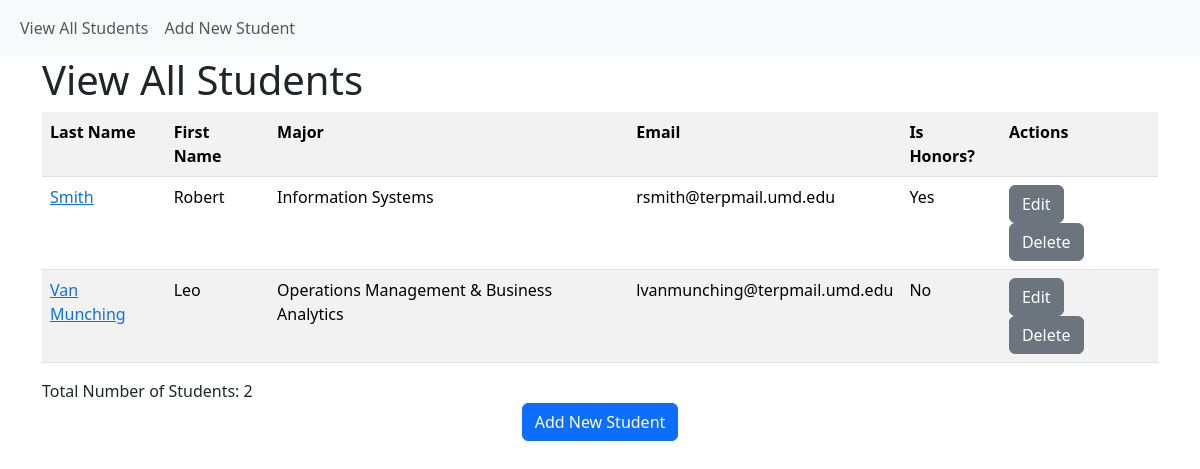
Screenshot of /student/view with the database file from the repository.
### instance/models.py (models this page shows, shortened)
class Student(db.Model):
    __tablename__ = "student"
    student_id = db.Column(db.Integer, primary_key=True)
    first_name = db.Column(db.String(30), nullable=False)
    last_name = db.Column(db.String(50), nullable=False)
    major_id = db.Column(db.Integer, db.ForeignKey('major.major_id'))
    birth_date = db.Column(db.DateTime, nullable=False)
    num_credits_completed = db.Column(db.Integer, nullable=False)
    gpa = db.Column(db.Float, nullable=False)
    is_honors = db.Column(db.Boolean, nullable=False)
    email = db.Column(db.String(100), nullable=False)  # ← ADDED

class Major(db.Model):
    __tablename__ = "major"
    major_id = db.Column(db.Integer, primary_key=True)
    major = db.Column(db.String(30), nullable=False)
    students = db.relationship('Student', backref='students')

### app.py (the view)
@app.route('/student/view')
def student_view_all():
    students = Student.query.outerjoin(Major, Student.major_id == Major.major_id) \
        .add_entity(Major) \
        .order_by(Student.last_name, Student.first_name) \
        .all()
    return render_template('student_view_all.html', students=students)

### templates/student_view_all.html (shortened to what this page needs)
{% extends "base.html" %}
{% block page_head %}
    View All Students
{% endblock %}
{% block page_content %}
    <div class="row">
    <div class="col">
    <table class="table table-striped">
        <tr>
            <th>Last Name</th>
            <th>First Name</th>
            <th>Major</th>
            <th>Email</th>
            <th>Is Honors?</th>
            <th>Actions</th>
        </tr>
        {% for each_student, each_major in students %}
        <tr>
            <td><a href="{{ url_for('student_view', student_id=each_student['student_id']) }}">{{ each_student['last_name'] }}</a></td>
            <td>{{ each_student['first_name'] }}</td>
            <td>{{ each_major['major'] }}</td>
            <td>{{ each_student['email'] }}</td>
            <td>{{ 'Yes' if each_student['is_honors'] == 1 else 'No' }}</td>
            <td>
                <a href="{{ url_for('student_edit', student_id=each_student['student_id']) }}" class="btn btn-secondary" role="button">Edit</a>
                <a href="{{ url_for('student_delete', student_id=each_student['student_id']) }}" class="btn btn-secondary" role="button">Delete</a>
            </td>
        </tr>
        {% endfor %}
    </table>
    </div>
    </div>
    <div class="row">
        <div class="col">
            Total Number of Students: {{ students|length }}
        </div>
    </div>
    <div class="row">
        <div class="col text-center">
            <a href="{{ url_for('student_create') }}" class="btn btn-primary" role="button">Add New Student</a>
        </div>
    </div>
{% endblock %}

### templates/base.html (shortened to what this page needs)
<!DOCTYPE html>
<html lang="en">
  <head>
    <link href="https://cdn.jsdelivr.net/npm/bootstrap@5.3.3/dist/css/bootstrap.min.css"
          rel="stylesheet"
>
  </head>
  <body>
    <nav class="navbar navbar-expand-lg navbar-light bg-light">
      <div class="container-fluid">
        <div class="collapse navbar-collapse" id="navbarSupportedContent">
          <ul class="navbar-nav me-auto mb-2 mb-lg-0">
            <li class="nav-item">
              <a class="nav-link" href="{{ url_for('student_view_all') }}">View All Students</a>
            </li>
            <li class="nav-item">
              <a class="nav-link" href="{{ url_for('student_create') }}">Add New Student</a>
            </li>
          </ul>
        </div>
      </div>
    </nav>
    <div class="container">
      <h1>{% block page_head %}{% endblock %}</h1>
      {% block page_content %}{% endblock %}
    </div>
  </body>
</html>

### rows the page displays
Student: last_name "Smith", first_name "Robert", major "Information Systems", email "rsmith@terpmail.umd.edu", is_honors "Yes"
Student: last_name "Van Munching", first_name "Leo", major "Operations Management & Business Analytics", email "lvanmunching@terpmail.umd.edu", is_honors "No"

### other values shown
{{ students|length }} "2"
